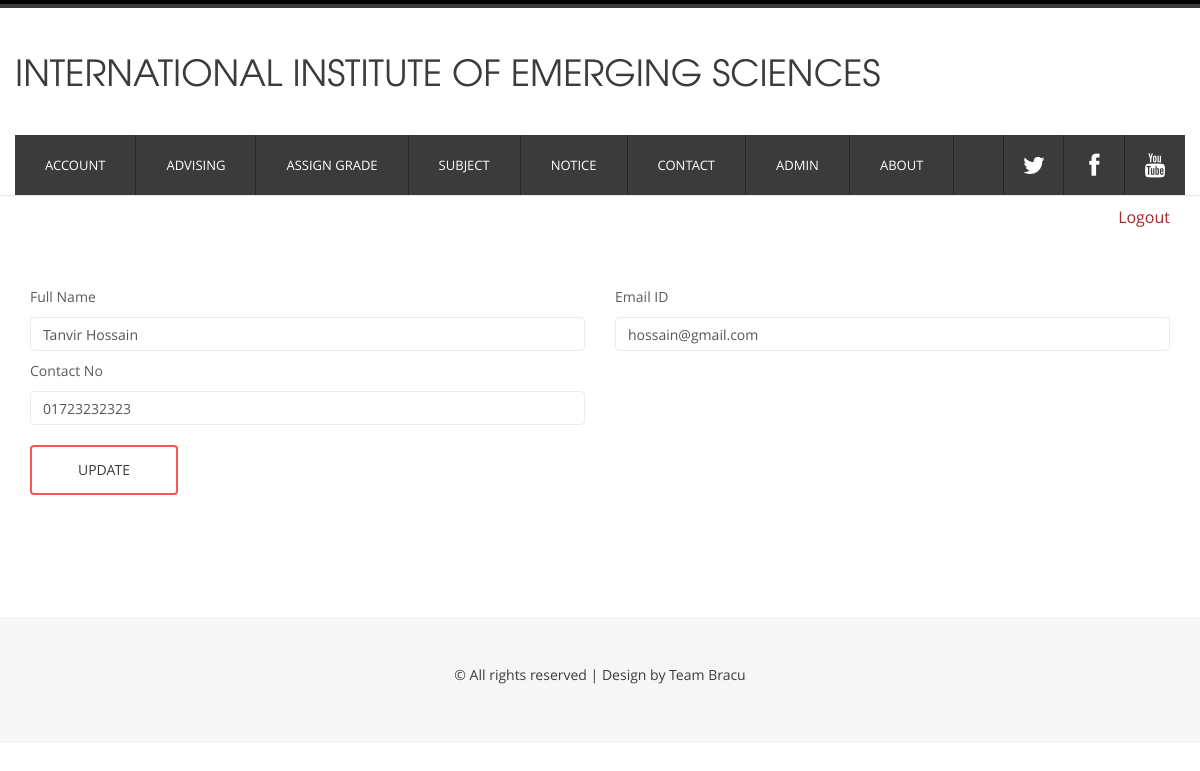
/includes/account-edit2.php?id=9 (signed in), run on the app's committed database.
### tables this page shows
CREATE TABLE `a` (
  `id` int(11) NOT NULL,
  `name` varchar(100) NOT NULL,
  `email` varchar(100) NOT NULL,
  `phno` varchar(15) NOT NULL,
  `password` varchar(20) NOT NULL
);

### includes/account-edit2.php (the view, shortened to what this page needs)
<?php
    include_once 'headerInside2.php';
    include_once 'database.php';
    if(isset($_REQUEST['id'])){
        $id = $_REQUEST['id'];
        $query = "SELECT * FROM a WHERE id = $id";
        $result = mysqli_query($conn,$query);
        $student = mysqli_fetch_assoc($result);
        $name = $student['name'];
        $email = $student['email'];
        $phno = $student['phno'];
    }
    else{
        $name = "";
        $email = "";
        $phno = "";
        $id = "";
    }
?>
<!DOCTYPE HTML>
<html>
    <head>
        <link href="css/bootstrap.min.css" rel='stylesheet' type='text/css' />
        <link href="css/bootstrap.css" rel='stylesheet' type='text/css' />
        <link href="css/style.css" rel="stylesheet" type="text/css" media="all" />
           	<link rel="stylesheet" href="fonts/css/font-awesome.min.css">
    </head>
    <body>
        <div class="main_bg">
        <div class="main_btm">
        	<div class="container">
        		<a href="logout.php" style="float:right; font-size:16px; color: brown;margin-top:10px; margin-bottom:10px" >Logout</a>
        		<div class="main row">
        			    <div class="col-md-12 company_ad">
        				</div>
        				<h2></h2><br>
        				<form method="post" onsubmit="return validateForm()">
        				<div class="col-md-6">
        				  <div class="contact-form">
        					    	<div>
        						    	<span>Full Name</span>
        						    	<span><input type="text" value="<?php echo $name;?>" class="form-control" id="name" name="name"></span>
        						    </div>
        						</div>
        					</div>
        						<div class="col-md-6">
        						<div class="contact-form">
        						    <div>
        						    	<span>Email ID</span>
                                                <span><input type="email" value="<?php echo $email;?>" class="form-control" id="emailid" name="email"></span>
        						    </div>
        						</div>
        					</div>
        					<div class="col-md-6">
        						<div class="contact-form">
        						    <div>
        						    	<span>Contact No</span>
                                                   <span><input type="text" value="<?php echo $phno;?>" class="form-control" id="phno" name="phno"></span>
        						    </div>
        						</div>
        					</div>
        					<div class="col-md-12">
        						<div class="contact-form">
        						   <div>
                                                               <label class="fa-btn btn-1 btn-1e"><input type="submit" value="Update" name="save" ></label>
        						  </div>
        						</div>
        					</div>
        					    </form>
        				    </div>
          			</div>
        	</div>
        </div>
        <?php
            include_once 'footer.php';
        ?>
    </body>
</html>

### css/style.css (style rules this page uses)
body { font-family: 'open_sansregular'; background:#ffffff; font-size: 100%; }
.main_bg { background: #ffffff; }
.main { padding: 5% 0; }
.fa-btn { font-size: 14px; background: none; cursor: pointer; padding: 12px 40px; display: inline-block; margin: 10px 0px; text-transform: uppercase; outline: none; position: relative; -webkit-transition: all 0.3s; -moz-transition: all 0.3s; transition: all 0.3s; border-radius: 4px; -webkit-border-radius: 4px; -moz-border-radius: 4px; -o-border-radius: 4px; }
.fa-btn:after { content: ''; position: absolute; z-index: -1; -webkit-transition: all 0.3s; -moz-transition: all 0.3s; transition: all 0.3s; }
.btn-1 { border: 2px solid #ff5454; color: #3b3b3b; }
.btn-1e { overflow: hidden; }
.btn-1e:after { width: 100%; height: 0; top: 50%; left: 50%; background: #ff5454; opacity: 0; -webkit-transform: translateX(-50%) translateY(-50%) rotate(45deg); -moz-transform: translateX(-50%) translateY(-50%) rotate(45deg); -ms-transform: translateX(-50%) translateY(-50%) rotate(45deg); transform: translateX(-50%) translateY(-50%) rotate(45deg); }
.main_btm { background: #FFFFFF; border-top: 1px solid rgb(233, 233, 233); }
.contact-form span { display:block; text-transform: capitalize; font-size: 14px; color: #5b5b5b; font-weight: normal; margin-bottom: 10px; }
.form-control { box-shadow: none; border: 1px solid #ECECEC; -webkit-transition: all 0.3s ease-in-out; -moz-transition: all 0.3s ease-in-out; -o-transition: all 0.3s ease-in-out; transition: all 0.3s ease-in-out; }
.contact-form input[type="submit"] { font-family: 'open_sansregular'; -webkit-appearance: none; cursor: pointer; border: none; outline: none; background: none; text-transform: uppercase; font-weight: 100; }
.contact-form label { position: relative; z-index: 1; }

### data on the page
a: name "Tanvir Hossain", email "hossain@gmail.com", phno "01723232323"
